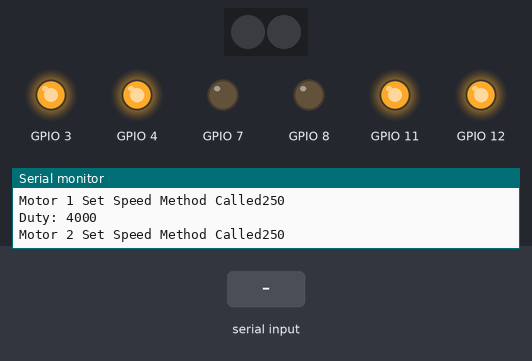
Bench run of a program on a simulated ESP32-S3. Shown: 2 RGB LEDs in strip order, left to right, output pins drawn as LEDs (lit = HIGH), the last lines printed to the serial monitor. Dashed ring = blinking. The inputs (shaded band) are chosen by the test bench. Dim RGB values are drawn brighter than linear.

Above: at 3.7 s.
3.8 s: "f\n" received over Serial
At 4.7 s:
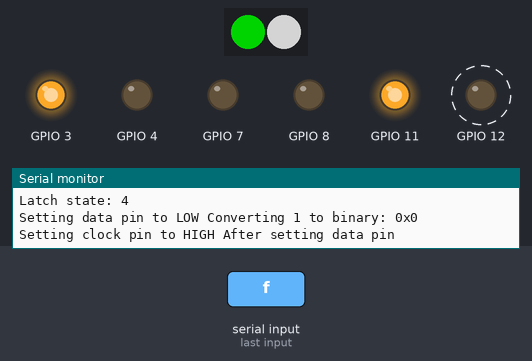
5.3 s: "r\n" received over Serial
8.3 s: "b\n" received over Serial
At 11.2 s:
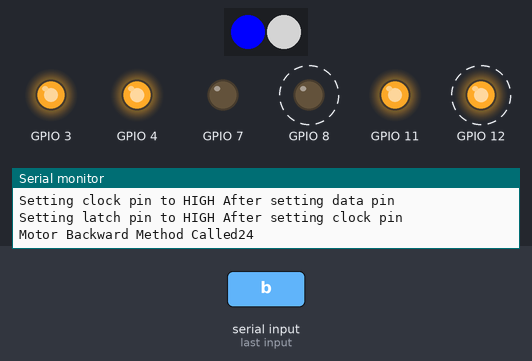
11.3 s: "l\n" received over Serial
At 14.1 s:
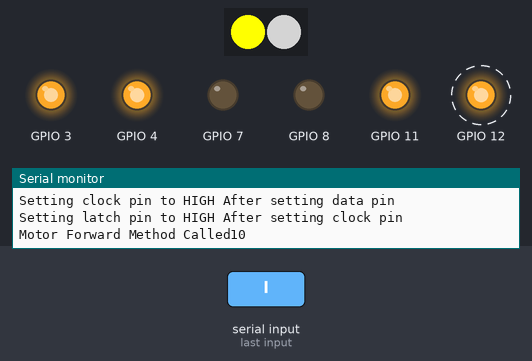
14.3 s: "i\n" received over Serial
At 14.9 s:
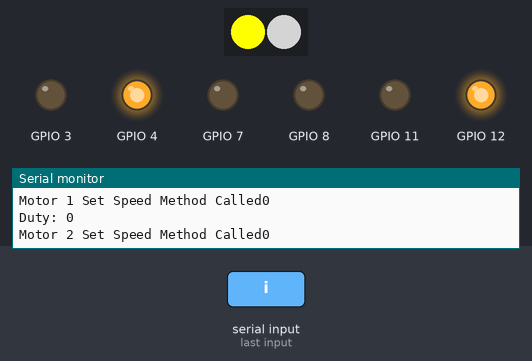
15.8 s: "i\n" received over Serial
At 17.3 s:
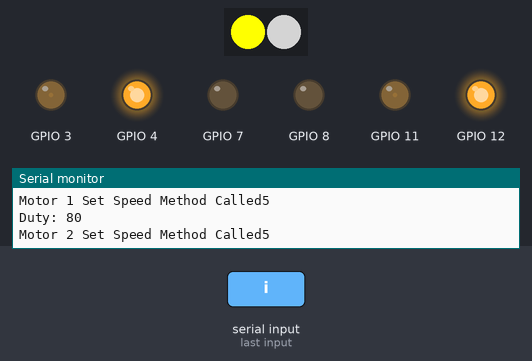
Timing chart, 0 to 18.3 s (numbered marks = the images above; inputs shaded):
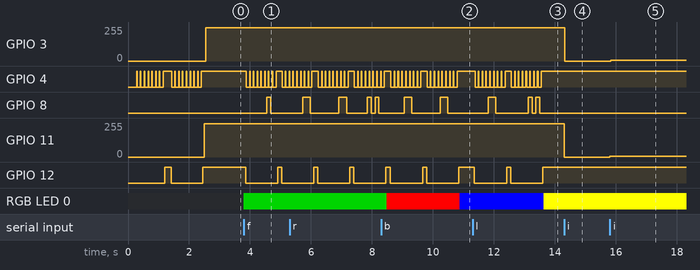

The program:

main.cpp
```cpp
#include <Arduino.h>
#include <Mot.h>
#include <led.h>

uint32_t brightness = 0; // how bright the LED is
uint32_t fadeAmount = 5; // how many points to fade the LED by

Motor motor1(1);
Motor motor2(2);

int currentMotorOneDirection = FORWARD;
int currentMotorTwoDirection = FORWARD;

void setup()
{
    Serial.begin(9600);
    while (!Serial)
        ;
    Serial.println("Serial Connected");

    ledcAnalogSetup1();
    ledcAnalogSetup2();

    motor1.start();
    motor2.start();
    motor1.setSpeed(250);
    motor2.setSpeed(250);
    LEDSetup();
}

void loop()
{
    if (Serial.available() > 0)
    {
        char c = Serial.read();
        if (c != '\n' && c != '\r')
        {
            Serial.println("Command: " + String(c));
        }
        if (c == 'f')
        {
            LEDGreen();
            motor1.run(FORWARD);
            motor2.run(FORWARD);
        }
        else if (c == 'r')
        {
            motor1.run(FORWARD);
            motor2.run(BACKWARD);
            LEDRed();
        }
        else if (c == 'b')
        {
            motor1.run(BACKWARD);
            motor2.run(BACKWARD);
            LEDBlue();
        }
        else if (c == 'l')
        {
            motor1.run(BACKWARD);
            motor2.run(FORWARD);
            LEDYellow();
        }
        else if (c == 'i')
        {
            motor1.setSpeed(brightness);
            motor2.setSpeed(brightness);
            brightness = brightness + fadeAmount;
            if (brightness <= 0 || brightness >= 255)
            {
                fadeAmount = -fadeAmount;
            }
        }
    }
}
```

Measured:
- after the input at 3.8 s, GPIO 4: goes 7 × (LOW 0.11 s, HIGH 0.02 s), LOW 0.11 s, HIGH 0.20 s, LOW 0.11 s, HIGH 0.02 s, LOW 0.11 s, then HIGH, starting after 0.08 s; GPIO 8: LOW → HIGH after 0.76 s, → LOW 0.12 s later; GPIO 12: HIGH → LOW after 0.06 s, → HIGH 1.0 s later, → LOW 0.13 s later; RGB LED 0: off → RGB(0, 128, 0) at once
- after the input at 8.3 s, GPIO 8: alternates HIGH for 0.25 s and LOW for 0.94 s, starting after 0.75 s
- after the input at 11.3 s, GPIO 4: goes 7 × (LOW 0.11 s, HIGH 0.02 s), LOW 0.11 s, HIGH 0.20 s, 7 × (LOW 0.11 s, HIGH 0.02 s), LOW 0.11 s, then HIGH, starting after 0.08 s; GPIO 8: goes HIGH 0.25 s, LOW 1.1 s, HIGH 0.12 s, LOW 0.13 s, HIGH 0.12 s, then LOW, starting after 0.51 s
- after the input at 14.3 s, GPIO 3, GPIO 11: 249/255 → 0/255 at once
- after the input at 15.8 s, GPIO 3, GPIO 11: 0/255 → 5/255 at once
